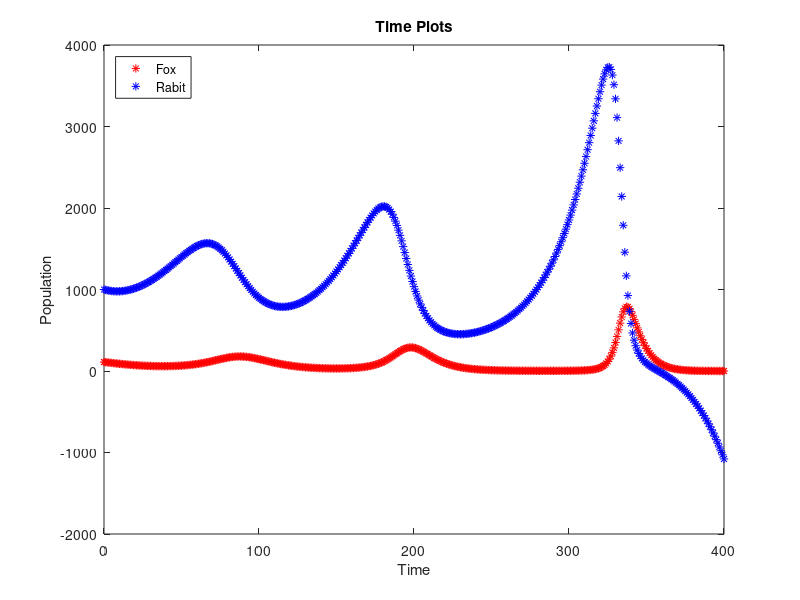
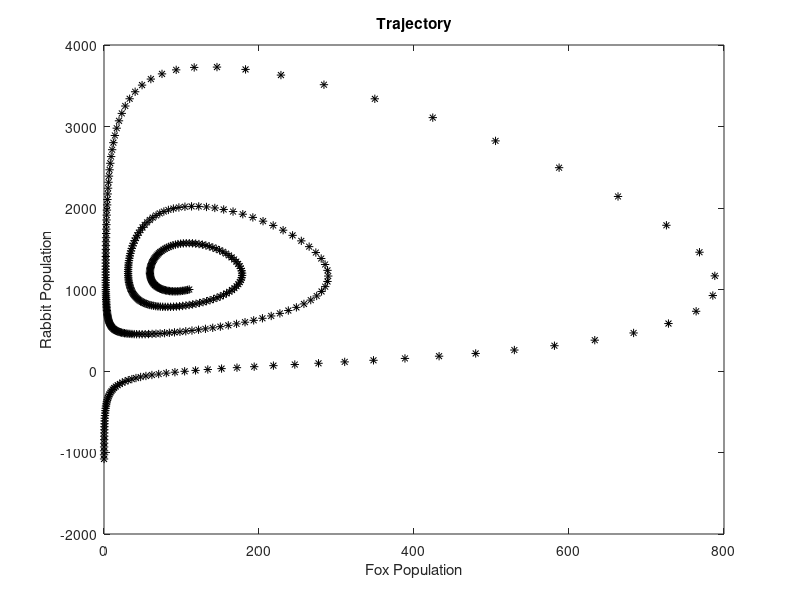

Recreate these plots in MATLAB, in order.
# Command to Clear Command History
history -c

# Command to Clear Workspace with all Variables and Loaded Packages
clear all

# Command to Clear Command Window
clc

# Week 10 - In Class Practice Code
F = zeros(1,401);
R = zeros(1,401);

F(1) = 110;
R(1) = 1000;
m = 11;

for i=1:400
  F(i+1) = 0.88*F(i) + 0.0001*R(i)*F(i);
  R(i+1) = -0.0003*R(i)*F(i) + 1.039*R(i) - m;
end
F
R

n = [0:400];

figure(1)
plot(n, F, '*r', n, R, '*b');
title('Time Plots');



xlabel('Time');
ylabel('Population');
legend('Fox', 'Rabit', 'Location', 'northwest');

figure(2)
plot(F,R,'*k')
xlabel('Fox Population')
ylabel('Rabbit Population')
title('Trajectory');
